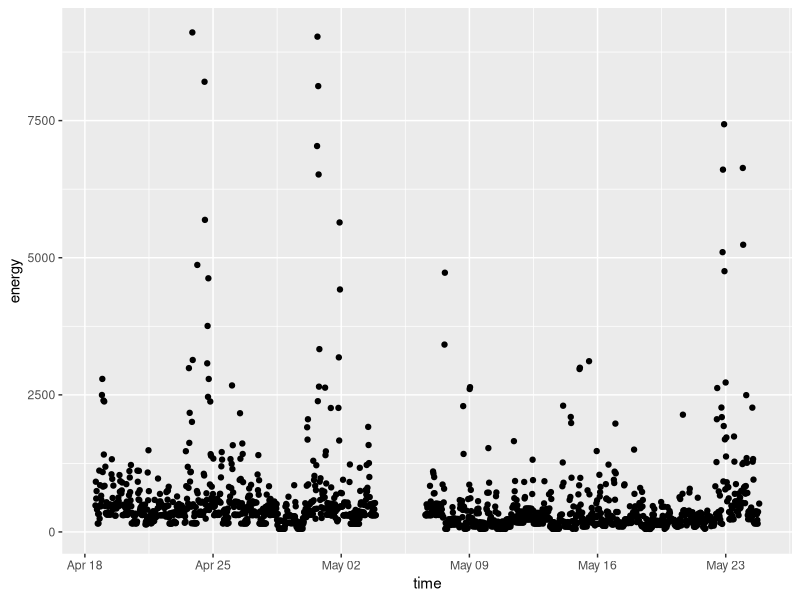
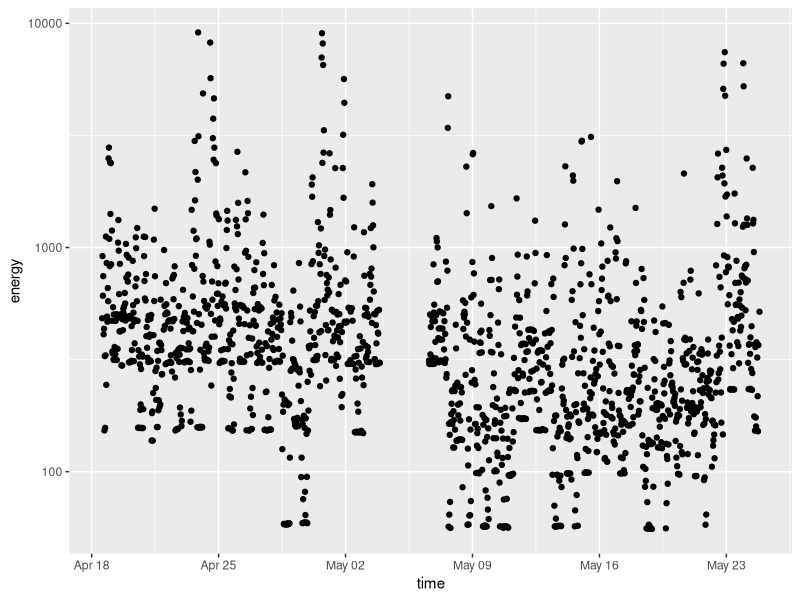
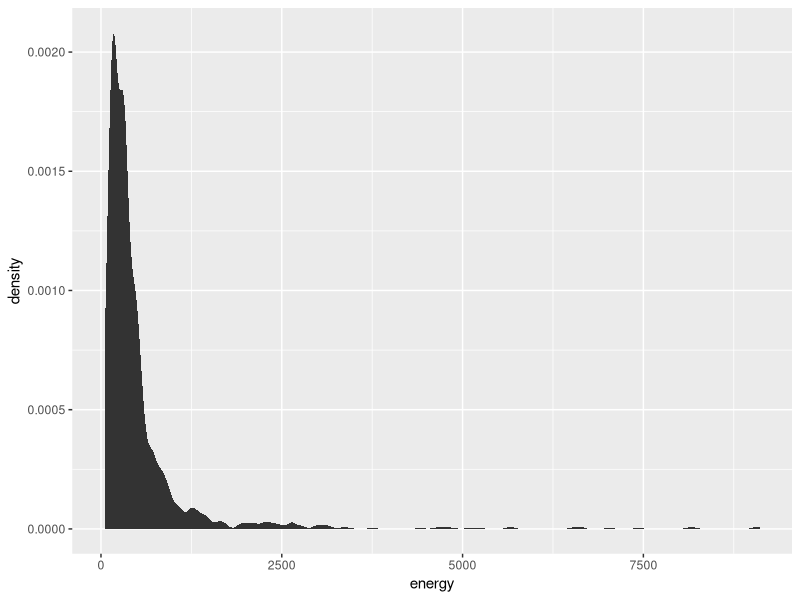
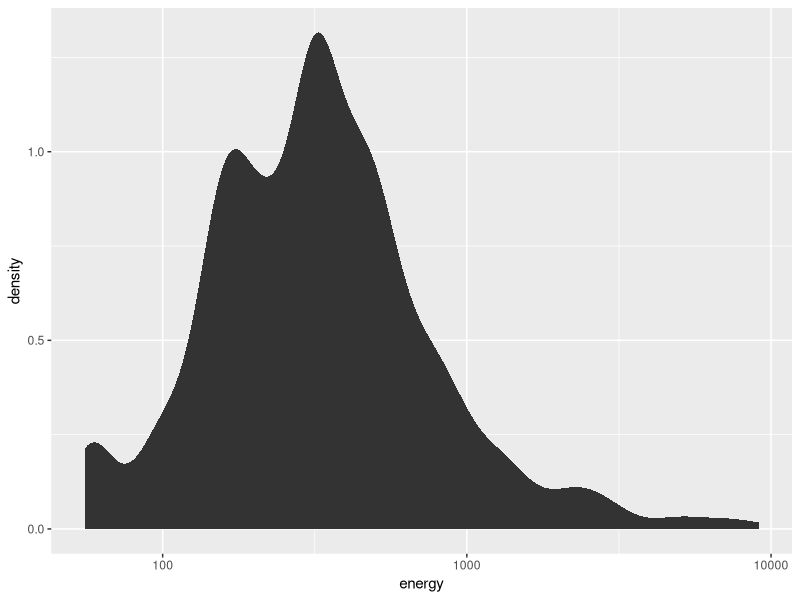
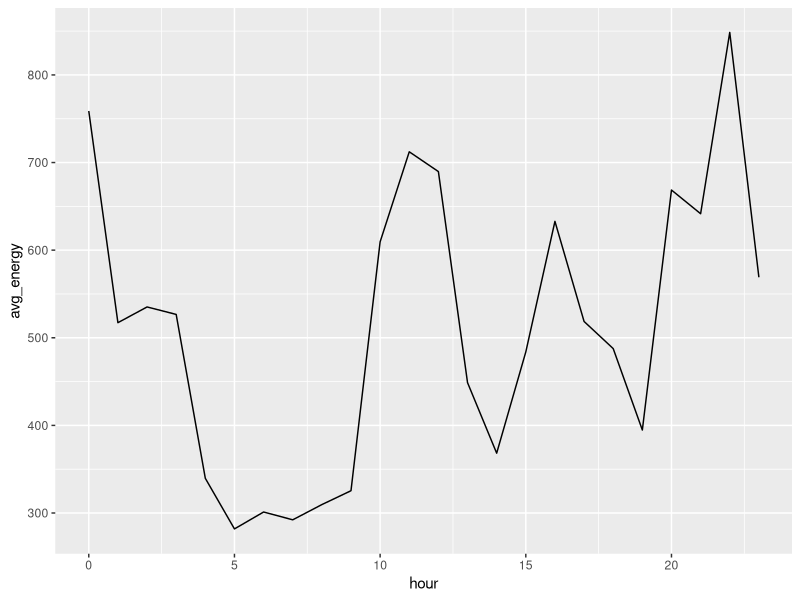
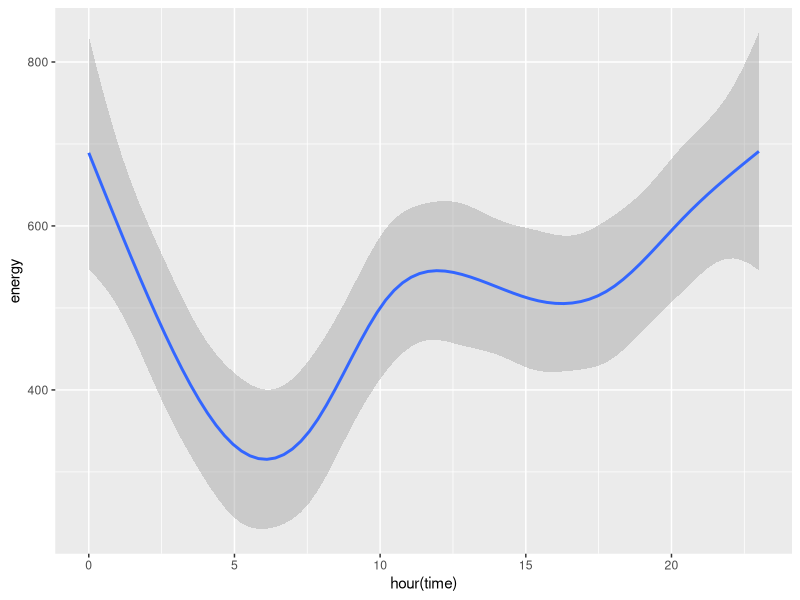
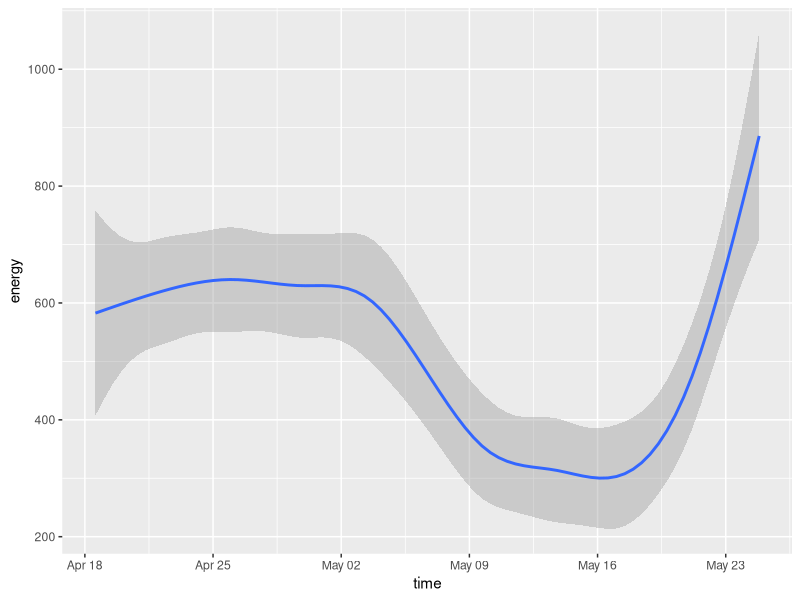
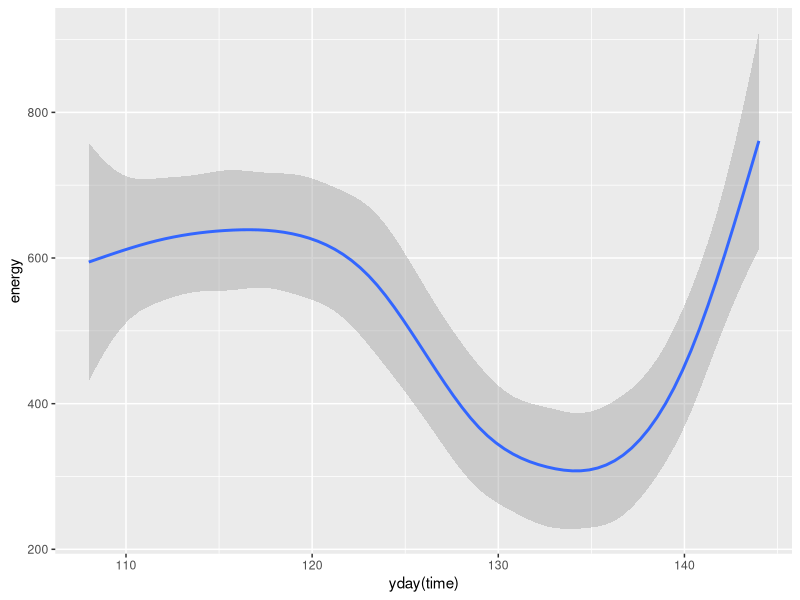

Recreate these plots in R, in order.
##############################################################
# This analysis is shown as source file (visualize.R) and a 
# derived html page (visualize.html). 
# I've written it straight through, without going back and 
# correcting much.
# Hopefully this stream of consciousness approach shows my
# workflow well.
##############################################################




# Load libraries ===========================================
require(lubridate)
require(ggplot2)
require(plyr) # dplyr is a bit more elegant, but isn't in CRAN yet 

# Load data ============================================
total_watt <- read.csv("../../data/total_watt.csv", 
											 col.names = c('time','energy'), 
											 stringsAsFactors = F
)

# clean data =====================================
total_watt$time <- ymd_hms(total_watt$time)

# exploration and visualization ==================================
ggplot(total_watt) + geom_point(aes(x = time, y = energy))
# conclusion: there's a gap, otherwise quite unenlightening

ggplot(total_watt) + geom_point(aes(x = time, y = energy)) + scale_y_log10()
# this is still quite unenlightening.

# to investigate outliers, we'll plot a kde of energy consumption
# but first we must check that each consumption reading is over the same length of time
durations_temp <- as.duration(interval(total_watt$time[-length(total_watt$time)], total_watt$time[-1]))
summary(durations_temp)
durations_temp[durations_temp!=1800,]
# conclusion: vast majority of readings are half hourly, so we're good to go on a kde.

# plot the kde:
ggplot(total_watt) + stat_density(aes(x = energy))
# those outliers look interesting. Maybe a log scale would help see what's going on?
ggplot(total_watt) + stat_density(aes(x = energy)) + scale_x_log10()
# or not, as the case may be.

# Let's think about these outliers for a second:
# are they the result of typical usage?
with(total_watt, sum(energy > 1500) / length(energy) * 24)
# so, on average, 1.125 half hour periods every day are outlying.
# the big electricty draws in a house will be heating applications: air heating, laundry, cooking
# so these outliers could plausibly be one particular application, say an oven or a tumble dryer.

# so how do we work out what the application is? aggregating over time!
ggplot(ddply(.data = total_watt, .variables = c(hour = .(hour(time))), .fun = summarise,
						 avg_energy = mean(energy))
			 ) + geom_line(aes(x = hour, y = avg_energy))
# so this is alright, we can see people cooking lunch. Variance would be nice, though
ggplot(total_watt) + stat_smooth(aes(x = hour(time), y = energy))
# much better visualization, and nicer code too.
# (the line is a loess line, the grey area is 0.95 confidence interval)

# this plot over half hour intervals:
ggplot(total_watt) + stat_smooth(aes(x = time, y = energy))
# doesn't really reveal much more. 
# Unfortunately this plot hides the period of no measurment in early May,
# but it does show that consumption drops ~50% over the unmeasured period
# before rebounding at the end of May

# visualize the dataset by day =======================================
ggplot(total_watt) + stat_smooth(aes(x = yday(time), y = energy))
# this is per day of the year. Doesn't really have any advantage over half hour intervals.

ggplot(total_watt) + stat_boxplot(aes(x = factor(yday(time)), y = energy))
# this isn't really much use, and looks pretty messy.

# clustering days ============================================
# The simplest thing to do here it to take one average reading for each day.
# More advanced stuff could involve clustering days by the distribution of usage inside that day

# first, we need to aggregate aggregate
total_watt_daily <- ddply(.data = total_watt, .variables = c(yday = .(yday(time))), .fun = summarise,
													avg_energy = mean(energy)
													)

# now let's do k-means
clusters_kmeans <- kmeans(x = total_watt_daily$avg_energy, 
													centers = 3)
# and view the results:
clusters_kmeans

# we'll assign the clusters back to the aggregated days
total_watt_daily$cluster <- clusters_kmeans$centers[clusters_kmeans$cluster]
# and see the results
ggplot(total_watt_daily[order(total_watt_daily$avg_energy),]) + geom_point(aes(x = 1:nrow(total_watt_daily), y = avg_energy, colour = factor(cluster)))
# The highest energy consumption cluster does seem to be somewhat different.
# the line between the lower two seems a bit arbitrary, though
# let's see the results another way
total_watt$daily_cluster_centre <- total_watt_daily[match(yday(total_watt$time), total_watt_daily$yday),'cluster']
ggplot(total_watt) + stat_boxplot(aes(x = factor(yday(time)), y = energy, colour = factor(daily_cluster_centre)))
# this seems to show that the high values are heavily driven by outliers